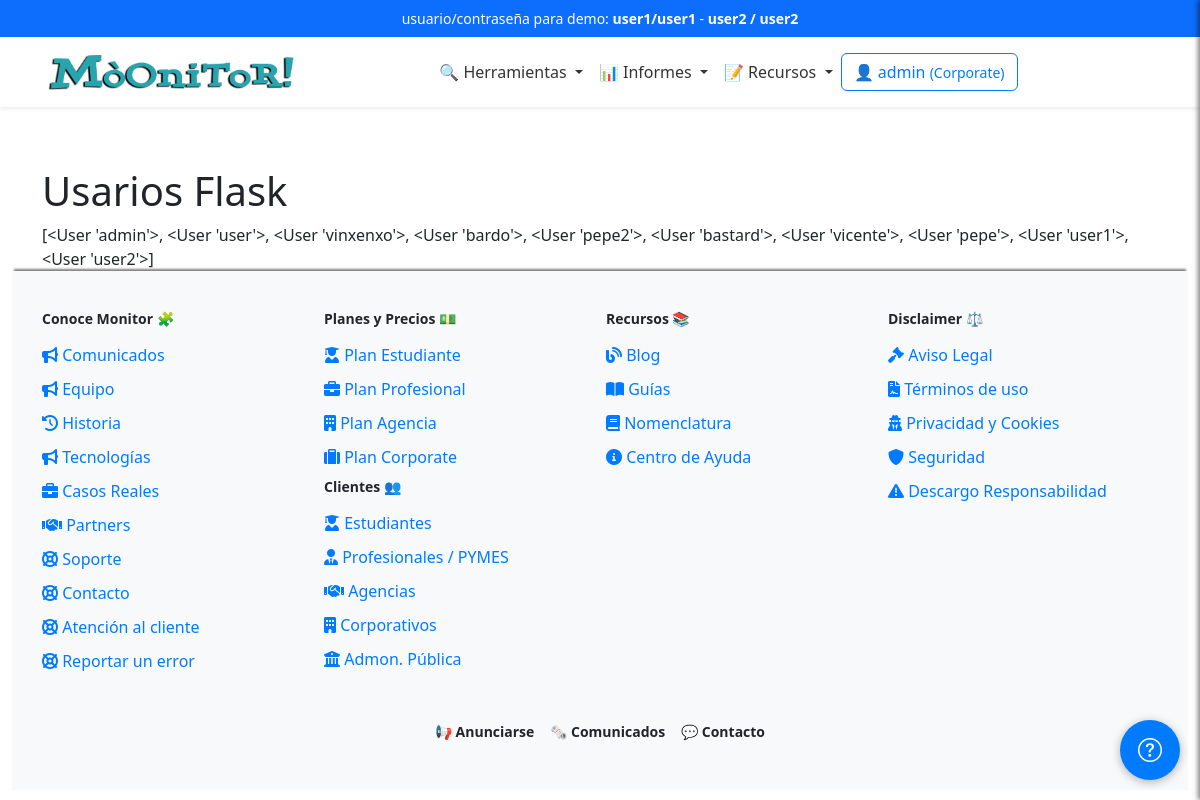
The page /admin/usuarios (signed in) on the database its author committed.
### app/models/user_model.py (models this page shows, shortened)
class Users(UserMixin, db.Model):
    __tablename__ = 'Users'
    id = db.Column(db.Integer, primary_key=True)
    username = db.Column(db.String(80), unique=True, nullable=False)
    email = db.Column(db.String(120), unique=True, nullable=False)
    password_hash = db.Column(db.String(255), nullable=False)
    token = db.Column(db.String(255), index=True, unique=True)
    active = db.Column(db.Boolean, default=False)
    registered_on = db.Column(db.DateTime,
                              nullable=False,
                              default=datetime.datetime.utcnow)
    config = db.Column(JSONType)
    role = db.Column(db.String(20), nullable=False, default='usuario')
    subscription_plan = db.Column(Enum('Free',
                                       'Pro',
                                       'Corporate',
                                       name='subscription_plans'),
                                  default='Free')
    subscription_currency = db.Column(
        db.String(3), default='EUR')  # ISO currency codes (e.g., USD, EUR)
    subscription_expiration = db.Column(db.DateTime, nullable=True)
    subscription_frequency = db.Column(Enum('Monthly',
                                            'Annually',
                                            name='subscription_frequency'),
                                       default='Monthly')
    primary_payment = db.Column(JSONType, nullable=True)  # IBAN, SWIFT, etc.
    secondary_payment = db.Column(JSONType, nullable=True)
    transactions = db.relationship('Transaction', backref='user', lazy=True)
    def __repr__(self):
        return '<User %r>' % self.username
    def is_subscription_active(self):
        if not self.subscription_expiration:
            return False
        return self.subscription_expiration > datetime.datetime.utcnow()

### app/views/user_views.py (the view)
@app.route('/admin/usuarios')
@login_required
def usuarios():
    breadcrumbs = [{
        'url': '/admin',
        'text': 'Admin'
    }, {
        'url': '/admin/usuarios',
        'text': 'Listado usuarios'
    }]
    users = Users.query.all()
    log_event('ADMIN', 'Lista de usuarios.')
    return render_template('user/usuarios.html',
                           users=users,
                           breadcrumbs=breadcrumbs)

### app/__init__.py (called while the page is built)
@app.context_processor
def inject_sidebar_info():
    return dict(is_admin=current_user.is_authenticated
                and current_user.role == 'admin')

@app.context_processor
def inject_breadcrumb():
    breadcrumbs = [{
        'url': '/',
        'text': 'Inicio'
    }, {
        'url': '/profile',
        'text': 'Opcion 1'
    }, {
        'url': '/profile/edit',
        'text': 'Sub opcion 1'
    }]
    return {'breadcrumbs': breadcrumbs}

@app.context_processor
def inject_grouped_tools():
    grouped_tools = {}
    for category, tools_in_category in groupby(sorted(
            tools, key=itemgetter('category')),
                                               key=itemgetter('category')):
        subcategories = {}
        for subcategory, tools_in_subcategory in groupby(
                sorted(tools_in_category, key=itemgetter('subcategory')),
                key=itemgetter('subcategory')):
            subcategories[subcategory] = list(tools_in_subcategory)
        grouped_tools[category] = subcategories
    return dict(grouped_tools=grouped_tools)

@login_manager.user_loader
def load_user(user_id):
    return Users.query.get(int(user_id))

### app/controllers/logs_controller.py (called while the page is built)
def log_event(event, description):
    page = request.path
    user_id = current_user.id if current_user.is_authenticated else None
    user_name = current_user.username if current_user.is_authenticated else None
    log = Log(user_id=user_id,
              user_name=user_name,
              event=event,
              description=description,
              page=page)
    db.session.add(log)
    db.session.commit()

### app/templates/user/usuarios.html (shortened to what this page needs)
{% extends "base.html" %}
{% block content %}
    <h1>Usarios Flask</h1>
    {{ users }}
{% endblock %}

### app/templates/inc/navbar.html (shortened to what this page needs)
<nav class="navbar navbar-expand-lg navbar-light bg-white shadow-sm">
  <div class="container">
    <a class="navbar-brand mx-auto" href="{{ url_for('index') }}">
      <img src="{{ url_for('static', filename='logo.png') }}" alt="Logo" height="50"
        class="d-inline-block align-text-top">
    </a>
    <div class="collapse navbar-collapse justify-content-center" id="navbarNav">
      <ul class="navbar-nav align-items-center">
        <li class="nav-item dropdown">
          <a class="nav-link dropdown-toggle" href="#" id="domainDnsDropdown" role="button" data-bs-toggle="dropdown"
            aria-expanded="false">
            🔍 Herramientas
          </a>
        </li>
        <li class="nav-item dropdown">
          <a class="nav-link dropdown-toggle" href="#" id="domainDnsDropdown" role="button" data-bs-toggle="dropdown"
            aria-expanded="false">
            📊 Informes
          </a>
        </li>
        <li class="nav-item dropdown">
          <a class="nav-link dropdown-toggle" href="#" id="domainDnsDropdown" role="button" data-bs-toggle="dropdown"
            aria-expanded="false">
            📝 Recursos
          </a>
        </li>
      </ul>
    <div class="d-flex flex-column flex-sm-row align-items-center justify-content-center ms-0 mb-3 mt-3">
      {% if current_user.is_authenticated %}
          <a href="/dashboard" class="btn btn-outline-primary mb-2 mb-sm-0 me-sm-2">
              <span class="item-responsive">👤 {{ current_user.username }}
                  <small>({{ current_user.subscription_plan }})</small>
              </span>
          </a>
      {% endif %}
  </div>
    </div>
  </div>
</nav>

### app/static/css/style.css (style rules this page uses)
:root { --primary-color: #007bff; --secondary-color: #6c757d; --background-color: #f8f9fa; --text-color: #212529; --info-color: #7c71c5; --navbar-background: white; --navbar-shadow: 0 4px 2px -2px rgba(0, 0, 0, 0.1); --navbar-link: #333; --white: #fff; --featured-column: #f9f9f9; --menu-header: #000; --menu-separator: #ccc; --hover-background: #e0e0e0; }
body { display: flex; flex-direction: column; min-height: 100vh; background-image: url('https://ciberpunk.es/wp-content/uploads/2020/12/finance4-section-bg2.png'); background-repeat: repeat-y; background-blend-mode: normal; }
.navbar { background-color: var(--navbar-background); box-shadow: var(--navbar-shadow); width: 100%; display: block; padding: 0; position: relative; }
.navbar-nav .nav-link { color: var(--navbar-link); }
.btn-outline-primary { border-color: var(--primary-color); color: var(--primary-color); }

### rows shown on the page
Users: username "admin", subscription_plan "Corporate", username.username "[<User 'admin'>, <User 'user'>, <User 'vinxenxo'>, <User 'bardo'>, <User 'pepe2'>, <User 'bastard'>, <User 'vicente'>, <User 'pepe'>, <User 'user1'>, <User 'user2'>]"
